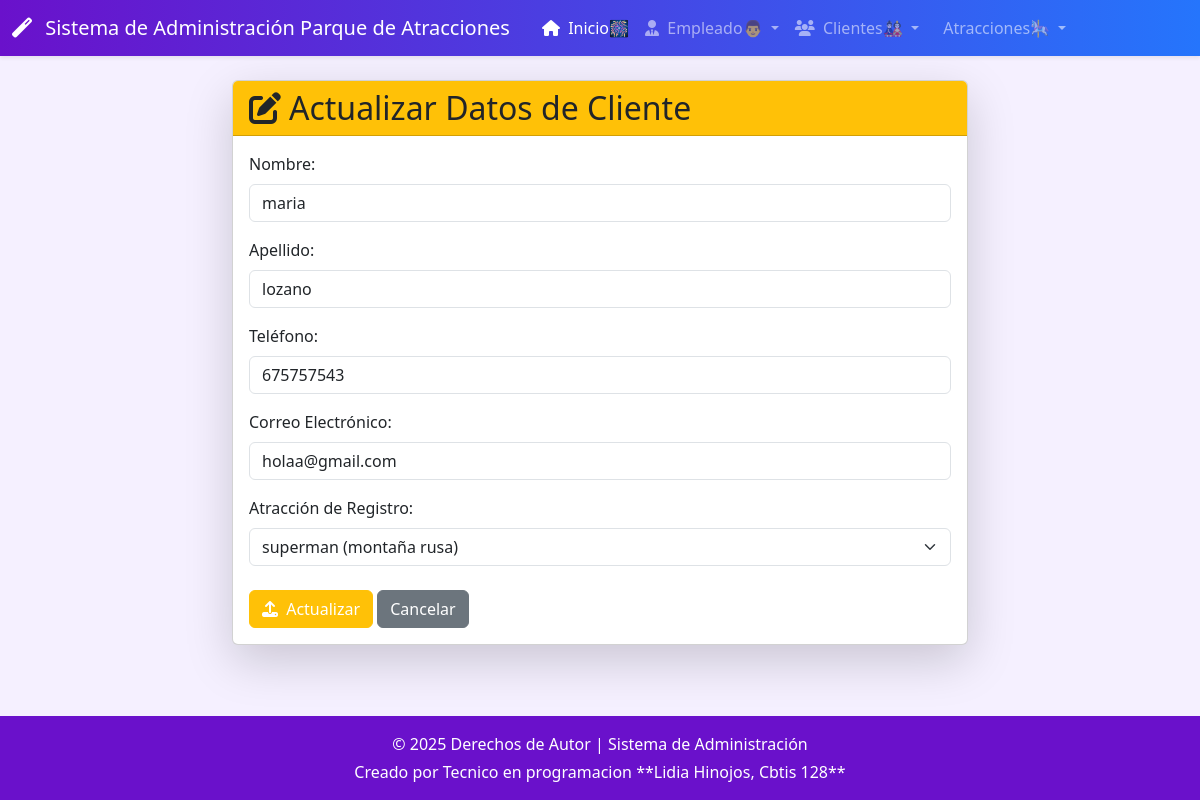
The app's page /cliente/actualizar/1/ with its own data.
### app_parque/models.py (models this page shows, shortened)
class Cliente(models.Model):
    id_cli = models.AutoField(primary_key=True, unique=True) # [cite: 41]
    nombre = models.CharField(max_length=50) # [cite: 42]
    apellido = models.CharField(max_length=50) # [cite: 43]
    telefono = models.CharField(max_length=15) #
    correo = models.CharField(max_length=50) #
    fecha_reg = models.DateField(auto_now_add=True) # [cite: 44]
    id_atr = models.ForeignKey(Atraccion, on_delete=models.CASCADE) # [cite: 45]

class Atraccion(models.Model):
    id_atr = models.AutoField(primary_key=True, unique=True) # [cite: 53]
    nombre = models.CharField(max_length=50) # [cite: 54]
    tipo = models.CharField(max_length=50) # [cite: 55]
    capacidad = models.IntegerField() # [cite: 56]
    estado = models.CharField(max_length=100) # [cite: 57]
    altura_min = models.DecimalField(max_digits=3, decimal_places=2) # [cite: 58]
    id_emp = models.ForeignKey('Empleado', on_delete=models.SET_NULL, null=True, blank=True) # [cite: 59]

### app_parque/views.py (the view)
# urls.py: path('cliente/actualizar/<int:pk>/', views.actualizar_cliente, name='actualizar_cliente'),
def actualizar_cliente(request, pk):
    cliente = get_object_or_404(Cliente, pk=pk)
    atracciones = Atraccion.objects.all()
    return render(request, 'cliente/actualizar_cliente.html', {'cliente': cliente, 'atracciones': atracciones})

### app_parque/templates/cliente/actualizar_cliente.html (shortened to what this page needs)
{% extends "base.html" %}
{% block content %}
<div class="row justify-content-center">
    <div class="col-md-8">
        <div class="card shadow-lg">
            <div class="card-header bg-warning text-dark">
                <h2 class="mb-0"><i class="fas fa-edit me-2"></i>Actualizar Datos de Cliente</h2>
            </div>
            <div class="card-body">
                <form method="POST" action="{% url 'realizar_actualizacion_cliente' cliente.id_cli %}">
                    <div class="mb-3">
                        <label for="nombre" class="form-label">Nombre:</label>
                        <input type="text" class="form-control" id="nombre" name="nombre" value="{{ cliente.nombre }}" required>
                    </div>
                    <div class="mb-3">
                        <label for="apellido" class="form-label">Apellido:</label>
                        <input type="text" class="form-control" id="apellido" name="apellido" value="{{ cliente.apellido }}" required>
                    </div>
                    <div class="mb-3">
                        <label for="telefono" class="form-label">Teléfono:</label>
                        <input type="text" class="form-control" id="telefono" name="telefono" value="{{ cliente.telefono }}" required>
                    </div>
                    <div class="mb-3">
                        <label for="correo" class="form-label">Correo Electrónico:</label>
                        <input type="email" class="form-control" id="correo" name="correo" value="{{ cliente.correo }}" required>
                    </div>
                    <div class="mb-4">
                        <label for="id_atr" class="form-label">Atracción de Registro:</label>
                        <select class="form-select" id="id_atr" name="id_atr" required>
                            {% for atraccion in atracciones %}
                                <option value="{{ atraccion.id_atr }}"
                                    {% if cliente.id_atr_id == atraccion.id_atr %}selected{% endif %}>
                                    {{ atraccion.nombre }} ({{ atraccion.tipo }})
                                </option>
                            {% endfor %}
                        </select>
                    </div>
                    <button type="submit" class="btn btn-warning text-white"><i class="fas fa-upload me-1"></i> Actualizar</button>
                    <a href="{% url 'ver_cliente' %}" class="btn btn-secondary">Cancelar</a>
                </form>
            </div>
        </div>
    </div>
</div>
{% endblock %}

### app_parque/templates/base.html (style rules this page uses)
:root { --primary-color: #6a11cb; --secondary-color: #2575fc; --light-bg: #f5f0ff; --nav-bg: linear-gradient(to right, var(--primary-color), var(--secondary-color)); }
body { background-color: var(--light-bg); }

### records on screen
Cliente: nombre "maria", apellido "lozano", telefono "675757543", correo "holaa@gmail.com", id_atr "superman (montaña rusa)"
